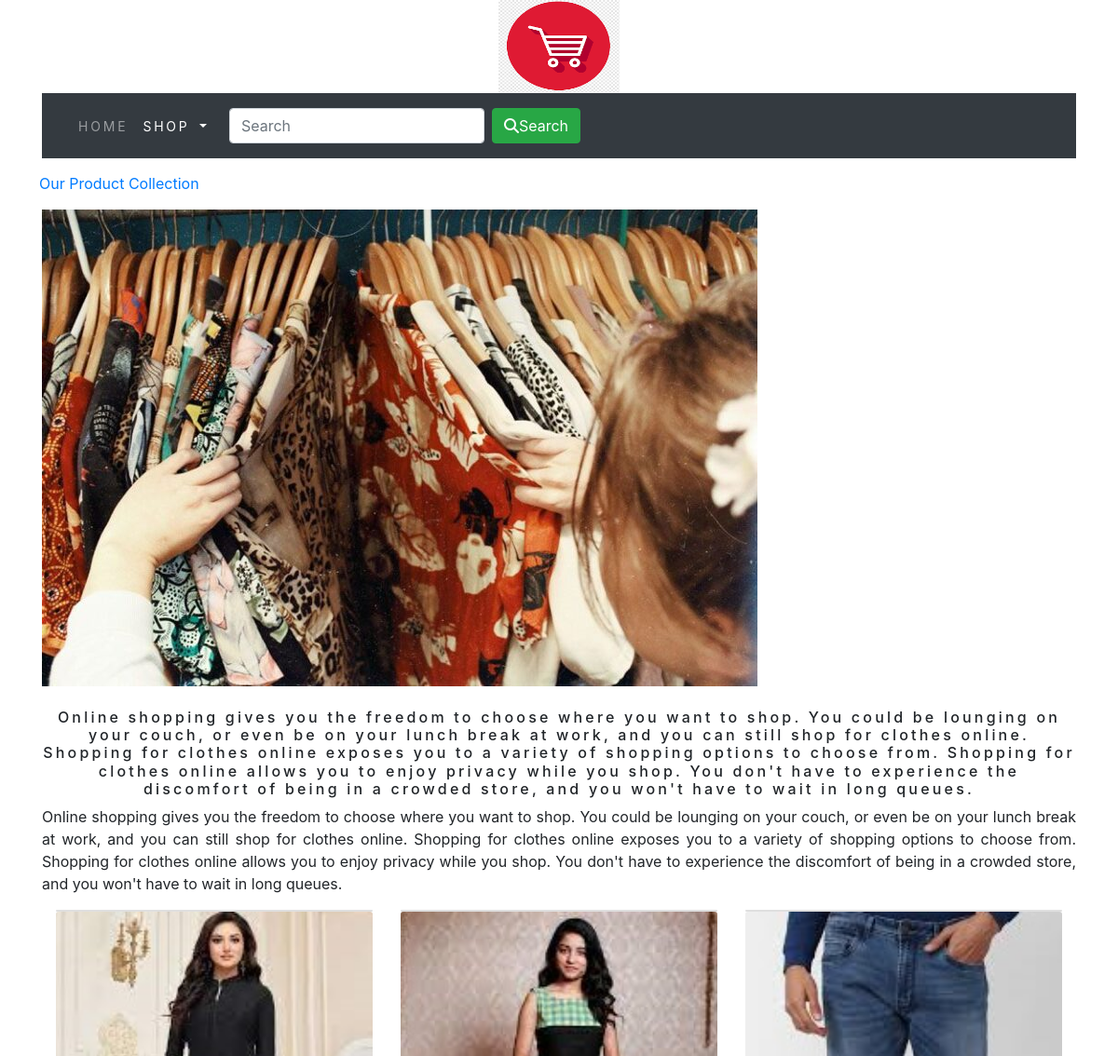
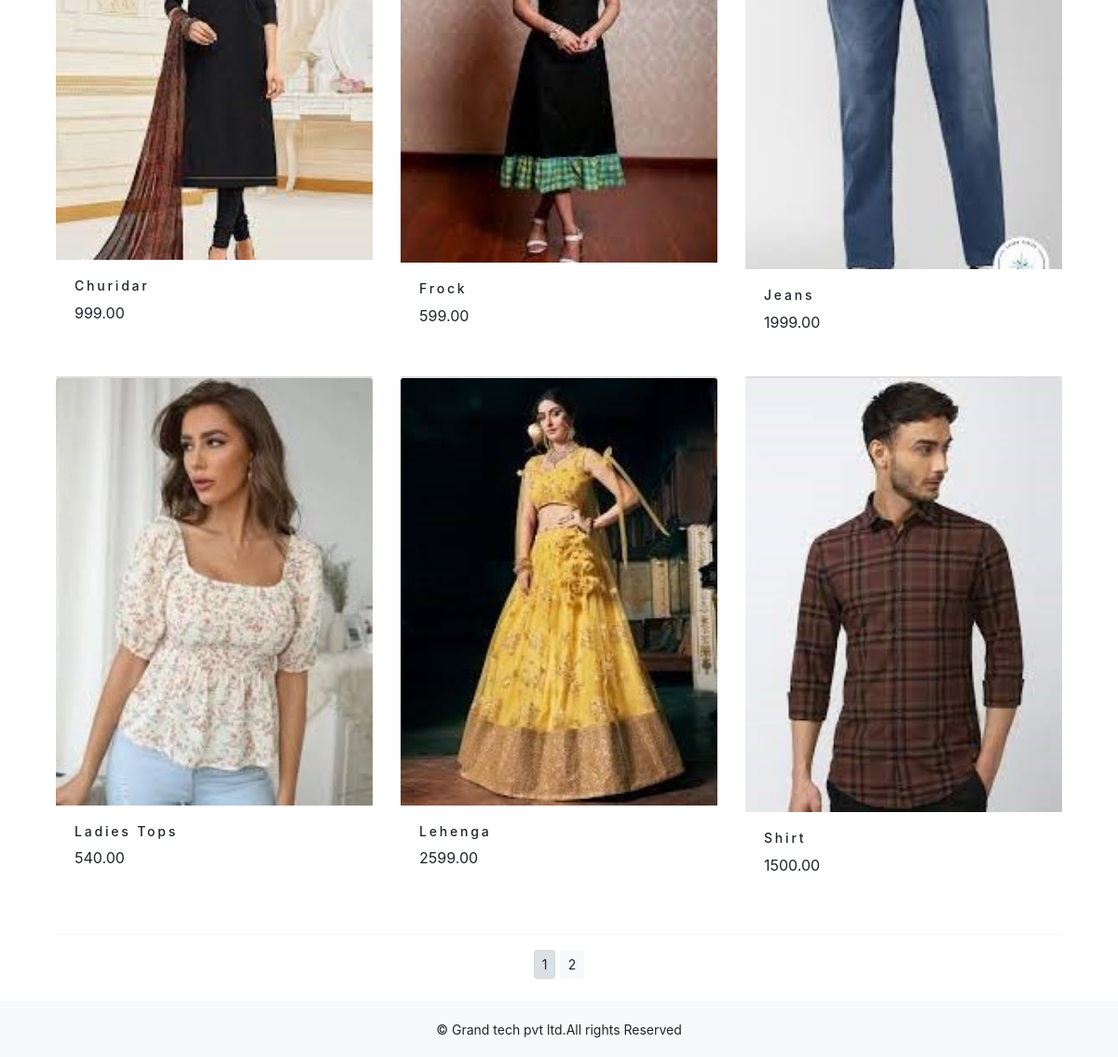
The app's page /shop/dresses/ with its own data (2 pictures, top to bottom).
### shop/models.py (models this page shows, shortened)
class Category(models.Model):
    name = models.CharField(max_length=250,unique=True)
    slug = models.SlugField(max_length=250,unique=True)
    description = models.TextField(blank=True)
    image = models.ImageField(upload_to='category', blank=True)
    class Meta:
        ordering = ('name',)
        verbose_name = 'category'
        verbose_name_plural = 'categories'
    def get_url(self):
        return reverse('shop:products_by_category', args=[self.slug])

class Product(models.Model):
    name = models.CharField(max_length=250, unique=True)
    slug = models.SlugField(max_length=250, unique=True)
    description = models.TextField(blank=True)
    price = models.DecimalField(max_digits=10, decimal_places=2)
    category = models.ForeignKey(Category, on_delete=models.CASCADE)
    image = models.ImageField(upload_to='product', blank=True)
    stock = models.IntegerField()
    available = models.BooleanField(default=True)
    created = models.DateTimeField(auto_now_add=True)
    updated = models.DateTimeField(auto_now=True)
    def get_url(self):
        return reverse('shop:prodCatdetail',args=[self.category.slug, self.slug])
    class Meta:
        ordering = ('name',)
        verbose_name = 'product'
        verbose_name_plural = 'products'

### shop/views.py (the view)
# urls.py: path('', views.allProdCat, name='allProdCat'),
def allProdCat(request, c_slug = None):
    c_page=None
    products_list=None
    if c_slug!=None:
        c_page = get_object_or_404(Category, slug=c_slug)
        products_list = Product.objects.all().filter(category=c_page, available=True)
    else:
        products_list = Product.objects.all().filter(available=True)
    paginator = Paginator(products_list, 6)
    try:
        page = int(request.GET.get('page', '1'))
    except:
        page = 1
    try:
        products = paginator.page(page)
    except (EmptyPage, InvalidPage):
        products = paginator.page(paginator.num_pages)
    return render(request, "category.html", {'category': c_page, 'products': products})

### cart/context_processors.py (called while the page is built)
def counter(request):
    item_count = 0
    if 'admin' in request.path:
        return {}
    else:
        try:
            cart = Cart.objects.filter(cart_id=_cart_id(request))
            car_items = CartItem.objects.all().filter(cart=cart[:1])
            for cart_item in car_items:
                item_count += cart_item.quantity
        except Cart.DoesNotExist:
            item_count = 0
    return dict(item_count=item_count)

### cart/views.py (called while the page is built)
def _cart_id(request):
    cart = request.session.session_key
    if not cart:
        cart = request.session.create()
    return cart

### shop/context_processors.py (called while the page is built)
def menu_links(request):
    links = Category.objects.all()
    return dict(links=links)

### templates/category.html (shortened to what this page needs)
{% extends 'base.html' %}
{% load static %}
{% block content %}
{% if category %}
    <div>
       <div class="row my_row_class">
           <div class="mx-auto">
        <p><a href="{% url 'shop:allProdCat' %}">Our Product Collection</a></p>
           </div>
       </div>
    </div>
    {% endif %}
<div class="mx_auto">
    {% if category %}
    <img class="my_image" src="{{category.image.url}}" alt="{{category.name}}">
</div>
    <br>
<div>
        <h1 class="text-center my_tittle">{{category.description}}</h1>
        <p class="text-justify">{{category.description}}</p>
</div>
    {% endif %}
<div class="container">
    <div class="row mx_auto">
        {% for product in products.object_list %}
        <div class="my_bottom_margin col-9 col-sm-12 col-md-4 xol-lg-4">
            <div class="card text-center" style="min-width:18rem;">
            </div>
            <a href="{{product.get_url}}"><img class="card-img-top my_image" src="{{product.image.url}}" alt="{{Product.name}}"></a>
            <div class="card-body">
                <h4>{{product.name}}</h4>
                <p>{{product.price}}</p>
            </div>
        </div>
        {% endfor %}
    </div>
    <div class="mx-auto">
        {% if products.paginator.num_pages > 1 %}
        <hr>
        <div class="text-center">
            {% for pg in products.paginator.page_range %}
                <a href="?page={{pg}}" class="btn btn-light btn-sm {% if products.number == pg %} active {% endif %}">{{pg}}</a>
            {% endfor %}
        </div>
        {% endif %}
    </div>
    <br>
</div>
{% endblock %}

### static/css/custom.css (style rules this page uses)
body { font-family: 'Roboto', sans-serif; }
.my_row_class { padding-top:15px; }
.my_tittle { font-size:16px; text_transform:uppercase; letter-spacing:.2em; }
.my_bottom_margin { margin-bottom:10px; }
.card-body h4 { font-size:14px; text_transform:uppercase; letter-spacing:.2em; }

### records on screen
Category: image (picture), description "Online shopping gives you the freedom to choose where you want to shop. You could be lounging on your couch, or even be on your lunch break at work, and you can still shop for clothes online. Shopping for clothes online exposes you to a variety of shopping options to choose from. Shopping for clothes online allows you to enjoy privacy while you shop. You don't have to experience the discomfort of being in a crowded store, and you won't have to wait in long queues."
Product: image (picture), name "Churidar", price "999.00"
Product: image (picture), name "Frock", price "599.00"
Product: image (picture), name "Jeans", price "1999.00"
Product: image (picture), name "Ladies Tops", price "540.00"
Product: image (picture), name "Lehenga", price "2599.00"
Product: image (picture), name "Shirt", price "1500.00"

### other values on screen
{{ pg }} "1" "2"
